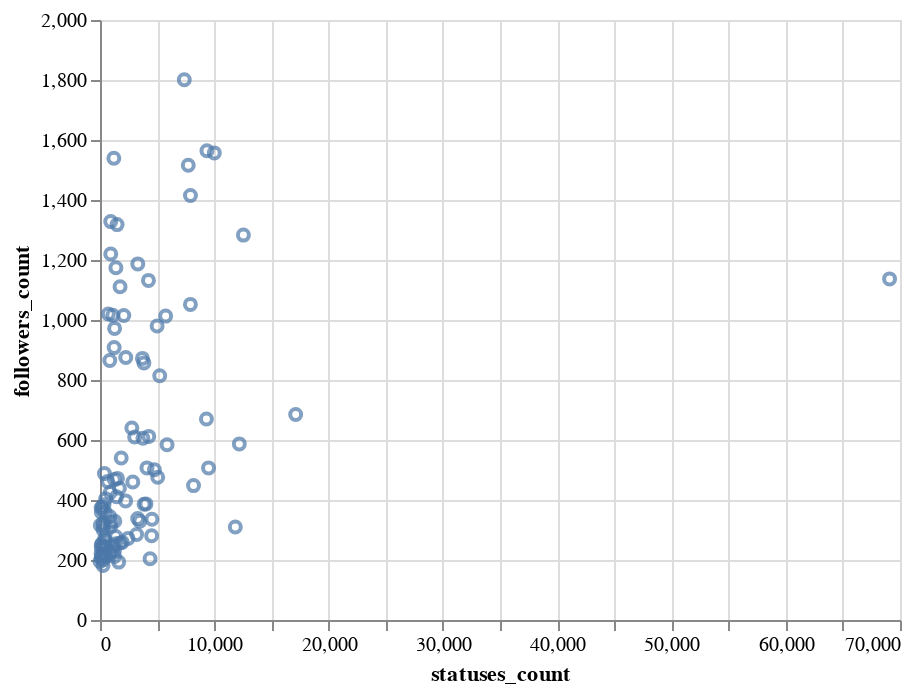

The notebook cell saved with this chart:
### Markdown cell above
### Tooltips

### Code cell
tweets_chart.encode(
    tooltip=['screen_name', 'followers_count']
)

### Figure 1 — Vega-Lite specification as saved in the notebook (floating-point values rounded to 4 significant figures)
{"$schema": "https://vega.github.io/schema/vega-lite/v2.6.0.json", "config": {"view": {"height": 300, "width": 400}}, "data": {"name": "data-0b202bd1b920000fec15f194ff2158f9"}, "datasets": {"data-0b202bd1b920000fec15f194ff2158f9": [{"created_at": "2010-02-10 00:28:15+00:00", "days_registered": 3119, "favourites_count": 5455, "followers_count": 872, "friends_count": 2567, "listed_count": 29, "name": "Bede Constantinides", "screen_name": "beconstant", "statuses_count": 3711}, {"created_at": "2009-02-15 10:20:25+00:00", "days_registered": 3479, "favourites_count": 319, "followers_count": 243, "friends_count": 450, "listed_count": 6, "name": "Sean Löfgren", "screen_name": "seanBE", "statuses_count": 326}, {"created_at": "2010-11-14 20:49:26+00:00", "days_registered": 2842, "favourites_count": 1211, "followers_count": 213, "friends_count": 1278, "listed_count": 5, "name": "Abdullah Binthunaiyan", "screen_name": "anthenaian", "statuses_count": 536}, {"created_at": "2008-04-13 13:05:06+00:00", "days_registered": 3787, "favourites_count": 2060, "followers_count": 1564, "friends_count": 1020, "listed_count": 132, "name": "Stéphane Wirtel", "screen_name": "matrixise", "statuses_count": 9357}, {"created_at": "2011-01-01 20:33:21+00:00", "days_registered": 2794, "favourites_count": 947, "followers_count": 345, "friends_count": 1000, "listed_count": 57, "name": "Serguei Mikhailov", "screen_name": "cadastreng", "statuses_count": 856}, {"created_at": "2009-06-11 17:50:10+00:00", "days_registered": 3363, "favourites_count": 274, "followers_count": 359, "friends_count": 230, "listed_count": 1, "name": "Mike Davies", "screen_name": "britzerland", "statuses_count": 114}, {"created_at": "2016-08-31 12:31:39+00:00", "days_registered": 725, "favourites_count": 6137, "followers_count": 272, "friends_count": 674, "listed_count": 9, "name": "Claudia Millán", "screen_name": "cheshireminima", "statuses_count": 2458}, {"created_at": "2015-01-21 08:45:20+00:00", "days_registered": 1313, "favourites_count": 518, "followers_count": 323, "friends_count": 580, "listed_count": 60, "name": "VendorMach", "screen_name": "Vendormach", "statuses_count": 272}, {"created_at": "2010-07-19 05:03:33+00:00", "days_registered": 2960, "favourites_count": 258, "followers_count": 606, "friends_count": 465, "listed_count": 32, "name": "Kshitij Maurya", "screen_name": "KshitijMaurya", "statuses_count": 3756}, {"created_at": "2015-04-01 11:21:20+00:00", "days_registered": 1243, "favourites_count": 1614, "followers_count": 404, "friends_count": 1283, "listed_count": 36, "name": "Stefan Zimmermann", "screen_name": "zimmermanncode", "statuses_count": 493}, {"created_at": "2007-03-24 14:26:47+00:00", "days_registered": 4173, "favourites_count": 6527, "followers_count": 1052, "friends_count": 1638, "listed_count": 93, "name": "Daniel Kershaw", "screen_name": "danjamker", "statuses_count": 7912}, {"created_at": "2011-10-26 00:32:30+00:00", "days_registered": 2496, "favourites_count": 37, "followers_count": 472, "friends_count": 4859, "listed_count": 20, "name": "Occhiomondo", "screen_name": "occhiomondo", "statuses_count": 1530}, {"created_at": "2011-07-22 04:44:50+00:00", "days_registered": 2592, "favourites_count": 2455, "followers_count": 507, "friends_count": 671, "listed_count": 46, "name": "Luis San Martin", "screen_name": "pathcl", "statuses_count": 9497}, {"created_at": "2011-05-31 21:31:41+00:00", "days_registered": 2644, "favourites_count": 967, "followers_count": 207, "friends_count": 896, "listed_count": 3, "name": "Joshua Lobo", "screen_name": "boreas_cryo", "statuses_count": 105}, {"created_at": "2013-11-12 08:39:54+00:00", "days_registered": 1748, "favourites_count": 722, "followers_count": 425, "friends_count": 395, "listed_count": 28, "name": "Jacob Tomlinson", "screen_name": "_JacobTomlinson", "statuses_count": 897}, {"created_at": "2012-03-01 06:26:38+00:00", "days_registered": 2369, "favourites_count": 433, "followers_count": 182, "friends_count": 336, "listed_count": 7, "name": "Ankur Ankan", "screen_name": "AnkurAnkan", "statuses_count": 267}, {"created_at": "2008-07-19 18:58:52+00:00", "days_registered": 3690, "favourites_count": 5623, "followers_count": 1013, "friends_count": 3222, "listed_count": 258, "name": "Scott Edwards", "screen_name": "scottedwards200", "statuses_count": 5745}, {"created_at": "2011-11-19 09:25:18+00:00", "days_registered": 2472, "favourites_count": 401, "followers_count": 272, "friends_count": 477, "listed_count": 18, "name": "Anita Schürch", "screen_name": "AnitaSchurch", "statuses_count": 408}, {"created_at": "2015-10-28 22:09:28+00:00", "days_registered": 1033, "favourites_count": 1604, "followers_count": 468, "friends_count": 515, "listed_count": 24, "name": "Isabel Castanho", "screen_name": "isabelscst", "statuses_count": 1256}, {"created_at": "2010-06-27 17:19:35+00:00", "days_registered": 2982, "favourites_count": 585, "followers_count": 865, "friends_count": 4155, "listed_count": 42, "name": "Mark kidde", "screen_name": "romeomarkk", "statuses_count": 856}, {"created_at": "2011-04-23 00:38:57+00:00", "days_registered": 2682, "favourites_count": 393, "followers_count": 204, "friends_count": 451, "listed_count": 6, "name": "Leonardo Jofré Flor", "screen_name": "leonardojofre", "statuses_count": 4381}, {"created_at": "2013-07-05 13:13:38+00:00", "days_registered": 1878, "favourites_count": 88, "followers_count": 222, "friends_count": 667, "listed_count": 22, "name": "Gaspar Brogueira", "screen_name": "GasparBrogueira", "statuses_count": 91}, {"created_at": "2016-07-20 09:44:59+00:00", "days_registered": 767, "favourites_count": 455, "followers_count": 250, "friends_count": 117, "listed_count": 11, "name": "Julien Le Sommer", "screen_name": "jlesommer", "statuses_count": 103}, {"created_at": "2014-06-14 00:47:21+00:00", "days_registered": 1534, "favourites_count": 9783, "followers_count": 507, "friends_count": 4245, "listed_count": 101, "name": "Beth was @PyCon 😆🐍", "screen_name": "bethahdc3", "statuses_count": 4108}, {"created_at": "2011-04-11 12:12:53+00:00", "days_registered": 2694, "favourites_count": 1414, "followers_count": 301, "friends_count": 1021, "listed_count": 10, "name": "Juan", "screen_name": "JnEsZ", "statuses_count": 273}, {"created_at": "2007-09-09 23:03:19+00:00", "days_registered": 4004, "favourites_count": 1984, "followers_count": 610, "friends_count": 964, "listed_count": 55, "name": "Lapsa-Malawski", "screen_name": "munhitsu", "statuses_count": 3032}, {"created_at": "2014-06-22 17:46:39+00:00", "days_registered": 1526, "favourites_count": 1001, "followers_count": 397, "friends_count": 402, "listed_count": 141, "name": "Nicolas Schmelling", "screen_name": "DerSchmelling", "statuses_count": 2240}, {"created_at": "2010-03-24 18:54:52+00:00", "days_registered": 3077, "favourites_count": 114, "followers_count": 219, "friends_count": 617, "listed_count": 1, "name": "Rit De", "screen_name": "ritde1", "statuses_count": 311}, {"created_at": "2008-04-01 15:01:43+00:00", "days_registered": 3799, "favourites_count": 629, "followers_count": 1187, "friends_count": 780, "listed_count": 140, "name": "Peter Hoffmann", "screen_name": "peterhoffmann", "statuses_count": 3307}, {"created_at": "2012-05-26 20:25:57+00:00", "days_registered": 2283, "favourites_count": 55, "followers_count": 212, "friends_count": 2469, "listed_count": 0, "name": "Jonathan Tecwyn", "screen_name": "txwyn", "statuses_count": 125}, {"created_at": "2009-01-21 01:26:14+00:00", "days_registered": 3504, "favourites_count": 1386, "followers_count": 814, "friends_count": 2233, "listed_count": 33, "name": "Matias Valdenegro 🐧", "screen_name": "mvaldenegro", "statuses_count": 5225}, {"created_at": "2016-09-08 18:50:13+00:00", "days_registered": 717, "favourites_count": 3897, "followers_count": 240, "friends_count": 1912, "listed_count": 3, "name": "Camel3", "screen_name": "8kazu3", "statuses_count": 115}, {"created_at": "2008-12-13 16:31:46+00:00", "days_registered": 3543, "favourites_count": 1064, "followers_count": 1015, "friends_count": 636, "listed_count": 81, "name": "Tillmann Eitelberg", "screen_name": "_Tillmann", "statuses_count": 2082}, {"created_at": "2009-08-12 22:54:56+00:00", "days_registered": 3301, "favourites_count": 79, "followers_count": 201, "friends_count": 1213, "listed_count": 21, "name": "iTrendOn", "screen_name": "iTrendOn", "statuses_count": 295}, {"created_at": "2010-07-02 15:46:59+00:00", "days_registered": 2977, "favourites_count": 98183, "followers_count": 1137, "friends_count": 1924, "listed_count": 6, "name": "Jo Zep", "screen_name": "peppujool", "statuses_count": 69087}, {"created_at": "2017-04-12 08:09:58+00:00", "days_registered": 501, "favourites_count": 1, "followers_count": 195, "friends_count": 4210, "listed_count": 4, "name": "Prabhakar", "screen_name": "_dsprabhakar", "statuses_count": 0}, {"created_at": "2010-07-06 16:36:45+00:00", "days_registered": 2973, "favourites_count": 189, "followers_count": 247, "friends_count": 1912, "listed_count": 1, "name": "Pettern", "screen_name": "knpetter", "statuses_count": 1208}, {"created_at": "2011-04-05 23:55:34+00:00", "days_registered": 2700, "favourites_count": 1365, "followers_count": 972, "friends_count": 294, "listed_count": 63, "name": "Marc Garcia", "screen_name": "datapythonista", "statuses_count": 1278}, {"created_at": "2013-07-20 20:14:58+00:00", "days_registered": 1863, "favourites_count": 1463, "followers_count": 908, "friends_count": 1215, "listed_count": 58, "name": "Michael Bossetta", "screen_name": "MichaelBossetta", "statuses_count": 1239}, {"created_at": "2009-02-10 22:44:33+00:00", "days_registered": 3484, "favourites_count": 99, "followers_count": 875, "friends_count": 296, "listed_count": 60, "name": "Tucson Python", "screen_name": "TuPLE", "statuses_count": 2255}, {"created_at": "2009-06-20 16:29:29+00:00", "days_registered": 3354, "favourites_count": 4645, "followers_count": 285, "friends_count": 381, "listed_count": 83, "name": "pentulohryz", "screen_name": "pythonrulez", "statuses_count": 3203}, {"created_at": "2011-01-28 22:44:42+00:00", "days_registered": 2767, "favourites_count": 151, "followers_count": 228, "friends_count": 1339, "listed_count": 27, "name": "Mike S", "screen_name": "more_data", "statuses_count": 911}, {"created_at": "2009-10-30 15:40:24+00:00", "days_registered": 3222, "favourites_count": 601, "followers_count": 278, "friends_count": 588, "listed_count": 2, "name": "Ashwin Vishnu", "screen_name": "ashwinvis", "statuses_count": 1373}, {"created_at": "2009-01-26 16:44:29+00:00", "days_registered": 3499, "favourites_count": 37149, "followers_count": 1557, "friends_count": 3099, "listed_count": 220, "name": "Alberto Labarga", "screen_name": "alabarga", "statuses_count": 10001}, {"created_at": "2009-11-12 20:43:04+00:00", "days_registered": 3209, "favourites_count": 10, "followers_count": 1020, "friends_count": 3165, "listed_count": 38, "name": "Sundeep Teki", "screen_name": "sundeepteki", "statuses_count": 728}, {"created_at": "2009-09-01 10:43:34+00:00", "days_registered": 3281, "favourites_count": 4197, "followers_count": 460, "friends_count": 2120, "listed_count": 12, "name": "R Palmer", "screen_name": "rd_palmer", "statuses_count": 2871}, {"created_at": "2010-07-02 04:57:06+00:00", "days_registered": 2977, "favourites_count": 208, "followers_count": 338, "friends_count": 847, "listed_count": 13, "name": "irving", "screen_name": "IrvingProg", "statuses_count": 3296}, {"created_at": "2009-02-04 13:17:30+00:00", "days_registered": 3490, "favourites_count": 1488, "followers_count": 387, "friends_count": 428, "listed_count": 20, "name": "Oleg Prylypko", "screen_name": "prylypko", "statuses_count": 4019}, {"created_at": "2016-11-01 14:32:23+00:00", "days_registered": 663, "favourites_count": 239, "followers_count": 360, "friends_count": 252, "listed_count": 6, "name": "Python Alicante", "screen_name": "python_alc", "statuses_count": 445}, {"created_at": "2009-08-31 09:20:22+00:00", "days_registered": 3282, "favourites_count": 50, "followers_count": 193, "friends_count": 238, "listed_count": 8, "name": "Ahmed Magdy", "screen_name": "ahmed_magdy40", "statuses_count": 1638}, {"created_at": "2009-06-16 12:51:07+00:00", "days_registered": 3358, "favourites_count": 1466, "followers_count": 612, "friends_count": 1069, "listed_count": 37, "name": "Stuart Mumford", "screen_name": "StuartMumford", "statuses_count": 4270}, {"created_at": "2013-04-17 20:55:25+00:00", "days_registered": 1957, "favourites_count": 21042, "followers_count": 1516, "friends_count": 2104, "listed_count": 57, "name": "Yara Sanchez", "screen_name": "yara_elena", "statuses_count": 7724}, {"created_at": "2010-06-30 12:11:11+00:00", "days_registered": 2979, "favourites_count": 1838, "followers_count": 1283, "friends_count": 1975, "listed_count": 145, "name": "David MartínBorregón", "screen_name": "DavidMartinB", "statuses_count": 12549}, {"created_at": "2009-09-11 17:52:15+00:00", "days_registered": 3271, "favourites_count": 459, "followers_count": 462, "friends_count": 2355, "listed_count": 15, "name": "Franco Donati", "screen_name": "FDonati", "statuses_count": 672}, {"created_at": "2009-04-29 07:17:48+00:00", "days_registered": 3406, "favourites_count": 1909, "followers_count": 685, "friends_count": 1717, "listed_count": 199, "name": "steven c shepard", "screen_name": "scshepard", "statuses_count": 17122}, {"created_at": "2011-10-11 15:42:01+00:00", "days_registered": 2511, "favourites_count": 2498, "followers_count": 1132, "friends_count": 4143, "listed_count": 57, "name": "jacopo staiano", "screen_name": "stjaco", "statuses_count": 4241}, {"created_at": "2012-03-13 10:00:23+00:00", "days_registered": 2357, "favourites_count": 311, "followers_count": 221, "friends_count": 419, "listed_count": 34, "name": "Simone Basso", "screen_name": "simbasso", "statuses_count": 901}, {"created_at": "2011-11-22 17:22:43+00:00", "days_registered": 2469, "favourites_count": 191, "followers_count": 263, "friends_count": 954, "listed_count": 9, "name": "Irahan", "screen_name": "irahan_", "statuses_count": 453}, {"created_at": "2012-09-28 07:43:49+00:00", "days_registered": 2158, "favourites_count": 3171, "followers_count": 1801, "friends_count": 3011, "listed_count": 193, "name": "Luc Henry", "screen_name": "heluc", "statuses_count": 7377}, {"created_at": "2011-12-12 11:14:44+00:00", "days_registered": 2449, "favourites_count": 821, "followers_count": 1328, "friends_count": 2182, "listed_count": 109, "name": "Steve Cultrera", "screen_name": "scultrera", "statuses_count": 937}, {"created_at": "2013-07-14 10:56:52+00:00", "days_registered": 1869, "favourites_count": 16095, "followers_count": 439, "friends_count": 4860, "listed_count": 82, "name": "Mathieu Guille", "screen_name": "mathieuguille", "statuses_count": 1699}, {"created_at": "2012-11-24 21:28:57+00:00", "days_registered": 2101, "favourites_count": 7417, "followers_count": 281, "friends_count": 256, "listed_count": 7, "name": "עלמה", "screen_name": "MarcoAlmah", "statuses_count": 4517}, {"created_at": "2013-12-26 18:04:39+00:00", "days_registered": 1704, "favourites_count": 675, "followers_count": 1318, "friends_count": 2180, "listed_count": 51, "name": "chaignc", "screen_name": "chaignc", "statuses_count": 1495}, {"created_at": "2015-05-26 20:46:29+00:00", "days_registered": 1188, "favourites_count": 1978, "followers_count": 326, "friends_count": 1311, "listed_count": 22, "name": "xmn", "screen_name": "xmnlab", "statuses_count": 970}, {"created_at": "2009-04-23 20:21:03+00:00", "days_registered": 3412, "favourites_count": 3639, "followers_count": 1415, "friends_count": 2138, "listed_count": 99, "name": "Joona Lehtomäki", "screen_name": "jlehtoma", "statuses_count": 7915}, {"created_at": "2012-06-26 16:00:36+00:00", "days_registered": 2252, "favourites_count": 6929, "followers_count": 310, "friends_count": 987, "listed_count": 82, "name": "Clément Chastagnol", "screen_name": "HerrDoktorFunk", "statuses_count": 11839}, {"created_at": "2011-03-12 01:48:04+00:00", "days_registered": 2724, "favourites_count": 2186, "followers_count": 336, "friends_count": 723, "listed_count": 37, "name": "Branden Allen", "screen_name": "space_qual", "statuses_count": 4546}, {"created_at": "2017-01-15 13:10:18+00:00", "days_registered": 588, "favourites_count": 8059, "followers_count": 259, "friends_count": 940, "listed_count": 1, "name": "Paweł Gliwny", "screen_name": "GliwnyP", "statuses_count": 1952}, {"created_at": "2012-08-27 14:42:38+00:00", "days_registered": 2190, "favourites_count": 1056, "followers_count": 232, "friends_count": 1050, "listed_count": 5, "name": "Kelch Monteiro", "screen_name": "KelchMonteiro", "statuses_count": 1269}, {"created_at": "2013-08-21 17:57:34+00:00", "days_registered": 1831, "favourites_count": 10314, "followers_count": 587, "friends_count": 1148, "listed_count": 71, "name": "Miloš Miljković", "screen_name": "miishke", "statuses_count": 12192}, {"created_at": "2015-10-09 19:51:03+00:00", "days_registered": 1052, "favourites_count": 954, "followers_count": 1016, "friends_count": 1258, "listed_count": 41, "name": "PyCaribbean", "screen_name": "PyCaribbean", "statuses_count": 1117}, {"created_at": "2010-03-01 22:34:08+00:00", "days_registered": 3100, "favourites_count": 278, "followers_count": 212, "friends_count": 207, "listed_count": 11, "name": "Deanna Hence", "screen_name": "deahence", "statuses_count": 1273}, {"created_at": "2012-06-16 13:54:13+00:00", "days_registered": 2262, "favourites_count": 334, "followers_count": 316, "friends_count": 3696, "listed_count": 2, "name": "Aditthya", "screen_name": "ad137hya", "statuses_count": 23}, {"created_at": "2010-07-12 21:22:30+00:00", "days_registered": 2967, "favourites_count": 860, "followers_count": 386, "friends_count": 813, "listed_count": 40, "name": "Mel Sandells", "screen_name": "mjsandells", "statuses_count": 3856}, {"created_at": "2011-04-28 14:10:01+00:00", "days_registered": 2677, "favourites_count": 2890, "followers_count": 501, "friends_count": 784, "listed_count": 62, "name": "Akim Boyko", "screen_name": "AkimBoyko", "statuses_count": 4759}, {"created_at": "2009-04-13 18:37:02+00:00", "days_registered": 3422, "favourites_count": 3732, "followers_count": 254, "friends_count": 705, "listed_count": 5, "name": "Robin Cole", "screen_name": "robmarkcole", "statuses_count": 1362}, {"created_at": "2014-02-09 06:08:05+00:00", "days_registered": 1659, "favourites_count": 14679, "followers_count": 476, "friends_count": 1634, "listed_count": 14, "name": "Epsilon Haze ⚑", "screen_name": "AlisonStarfox", "statuses_count": 5050}, {"created_at": "2011-10-26 13:47:52+00:00", "days_registered": 2496, "favourites_count": 1, "followers_count": 584, "friends_count": 175, "listed_count": 70, "name": "Konrad Hinsen", "screen_name": "khinsen", "statuses_count": 5869}, {"created_at": "2010-03-26 19:20:29+00:00", "days_registered": 3075, "favourites_count": 1262, "followers_count": 1539, "friends_count": 1080, "listed_count": 38, "name": "Sean Cutler", "screen_name": "cutlersr", "statuses_count": 1212}, {"created_at": "2014-03-31 15:11:40+00:00", "days_registered": 1609, "favourites_count": 1991, "followers_count": 313, "friends_count": 205, "listed_count": 8, "name": "Phil Elson", "screen_name": "pypelson", "statuses_count": 310}, {"created_at": "2008-05-23 09:17:51+00:00", "days_registered": 3747, "favourites_count": 268, "followers_count": 411, "friends_count": 264, "listed_count": 16, "name": "Gijs Molenaar", "screen_name": "gijzelaerr", "statuses_count": 1449}, {"created_at": "2014-07-14 18:35:23+00:00", "days_registered": 1504, "favourites_count": 10338, "followers_count": 857, "friends_count": 879, "listed_count": 144, "name": "(((Valerio Maggio)))", "screen_name": "leriomaggio", "statuses_count": 3841}, {"created_at": "2013-12-10 10:10:36+00:00", "days_registered": 1720, "favourites_count": 576, "followers_count": 329, "friends_count": 512, "listed_count": 23, "name": "jrbanga", "screen_name": "julio_r_banga", "statuses_count": 1297}, {"created_at": "2011-07-05 15:07:49+00:00", "days_registered": 2609, "favourites_count": 207, "followers_count": 1220, "friends_count": 184, "listed_count": 11, "name": "DEMCON", "screen_name": "DEMCON", "statuses_count": 940}, {"created_at": "2011-07-15 15:27:20+00:00", "days_registered": 2599, "favourites_count": 1580, "followers_count": 312, "friends_count": 1198, "listed_count": 34, "name": "Matteo Zuccon", "screen_name": "matteo_zuccon", "statuses_count": 926}, {"created_at": "2012-07-26 12:23:03+00:00", "days_registered": 2222, "favourites_count": 93, "followers_count": 640, "friends_count": 273, "listed_count": 50, "name": "Python North East", "screen_name": "PythonNorthEast", "statuses_count": 2786}, {"created_at": "2014-11-20 09:55:51+00:00", "days_registered": 1375, "favourites_count": 538, "followers_count": 1174, "friends_count": 1847, "listed_count": 89, "name": "Odell Dias", "screen_name": "Odell_Wizard", "statuses_count": 1392}, {"created_at": "2014-04-06 00:23:59+00:00", "days_registered": 1603, "favourites_count": 28, "followers_count": 488, "friends_count": 1441, "listed_count": 34, "name": "Zoomer Analytics", "screen_name": "ZoomerAnalytics", "statuses_count": 387}, {"created_at": "2012-03-16 12:15:37+00:00", "days_registered": 2354, "favourites_count": 973, "followers_count": 540, "friends_count": 2076, "listed_count": 13, "name": "Guillem Duran", "screen_name": "Miau_DB", "statuses_count": 1856}, {"created_at": "2007-06-13 08:55:54+00:00", "days_registered": 4092, "favourites_count": 50, "followers_count": 329, "friends_count": 401, "listed_count": 109, "name": "Cristiano Dal Farra", "screen_name": "crisdalfarra", "statuses_count": 3486}, {"created_at": "2008-05-26 09:22:37+00:00", "days_registered": 3744, "favourites_count": 806, "followers_count": 448, "friends_count": 582, "listed_count": 32, "name": "alonnir", "screen_name": "alonnir", "statuses_count": 8184}, {"created_at": "2009-07-15 07:04:22+00:00", "days_registered": 3329, "favourites_count": 3493, "followers_count": 257, "friends_count": 581, "listed_count": 26, "name": "Sebastien Campion", "screen_name": "sebcampion", "statuses_count": 1772}, {"created_at": "2011-05-03 11:44:38+00:00", "days_registered": 2672, "favourites_count": 423, "followers_count": 384, "friends_count": 400, "listed_count": 20, "name": "Kasia ☕️", "screen_name": "khkaminska", "statuses_count": 352}, {"created_at": "2017-11-29 12:00:27+00:00", "days_registered": 270, "favourites_count": 126, "followers_count": 255, "friends_count": 68, "listed_count": 5, "name": "PyData Edinburgh", "screen_name": "PyDataEdinburgh", "statuses_count": 188}, {"created_at": "2009-05-25 02:11:07+00:00", "days_registered": 3380, "favourites_count": 1209, "followers_count": 980, "friends_count": 285, "listed_count": 94, "name": "Stefan Kasberger", "screen_name": "stefankasberger", "statuses_count": 4997}, {"created_at": "2015-07-08 23:16:35+00:00", "days_registered": 1145, "favourites_count": 2998, "followers_count": 244, "friends_count": 750, "listed_count": 1, "name": "Yunus Emre Belet", "screen_name": "yemrebelet", "statuses_count": 508}, {"created_at": "2009-06-19 12:45:22+00:00", "days_registered": 3355, "favourites_count": 90, "followers_count": 374, "friends_count": 2193, "listed_count": 12, "name": "Mrt Pruvost-Beaurain", "screen_name": "Martin__PB", "statuses_count": 97}, {"created_at": "2010-07-27 07:11:35+00:00", "days_registered": 2952, "favourites_count": 671, "followers_count": 670, "friends_count": 2009, "listed_count": 63, "name": "Balzer82", "screen_name": "Balzer82", "statuses_count": 9313}, {"created_at": "2009-03-01 20:33:59+00:00", "days_registered": 3465, "favourites_count": 13888, "followers_count": 1111, "friends_count": 4440, "listed_count": 58, "name": "Steffen Röcker", "screen_name": "sroecker", "statuses_count": 1755}, {"created_at": "2008-05-18 00:22:35+00:00", "days_registered": 3752, "favourites_count": 91, "followers_count": 376, "friends_count": 454, "listed_count": 30, "name": "Saúl", "screen_name": "definitely", "statuses_count": 191}]}, "encoding": {"tooltip": [{"field": "screen_name", "type": "nominal"}, {"field": "followers_count", "type": "quantitative"}], "x": {"field": "statuses_count", "type": "quantitative"}, "y": {"field": "followers_count", "type": "quantitative"}}, "mark": "point"}
